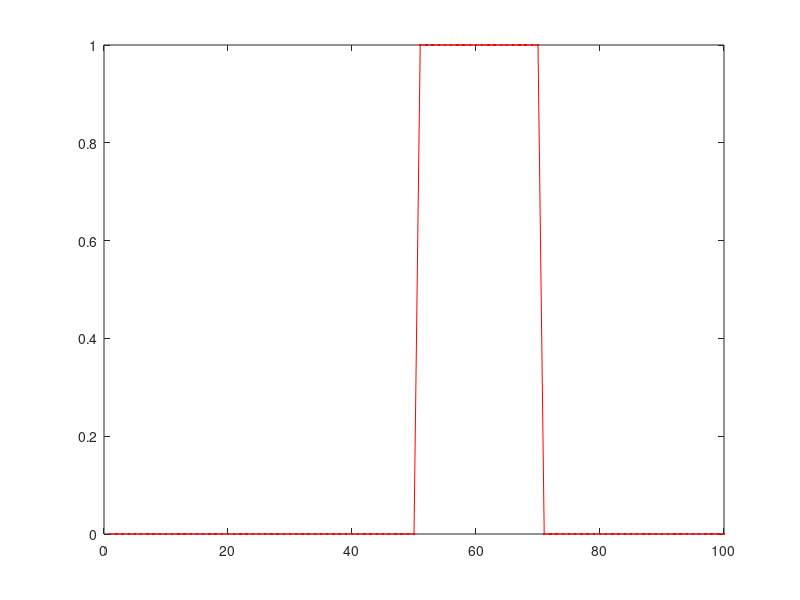

Write the MATLAB code that produced this figure.
% Napisać skrypt generujący impuls prostokątny o czasie trwania N, przesunięciu c,
% szerokości b. Wielkości te wyrażone są liczbą próbek (przykładowo N=100, c=50, b=20).
N=100; 
c=50; 
b=20; 
x1=[zeros(1,c) ones(1,b) zeros(1,N-c-b)];  
figure
plot(x1,'.-r'); 
